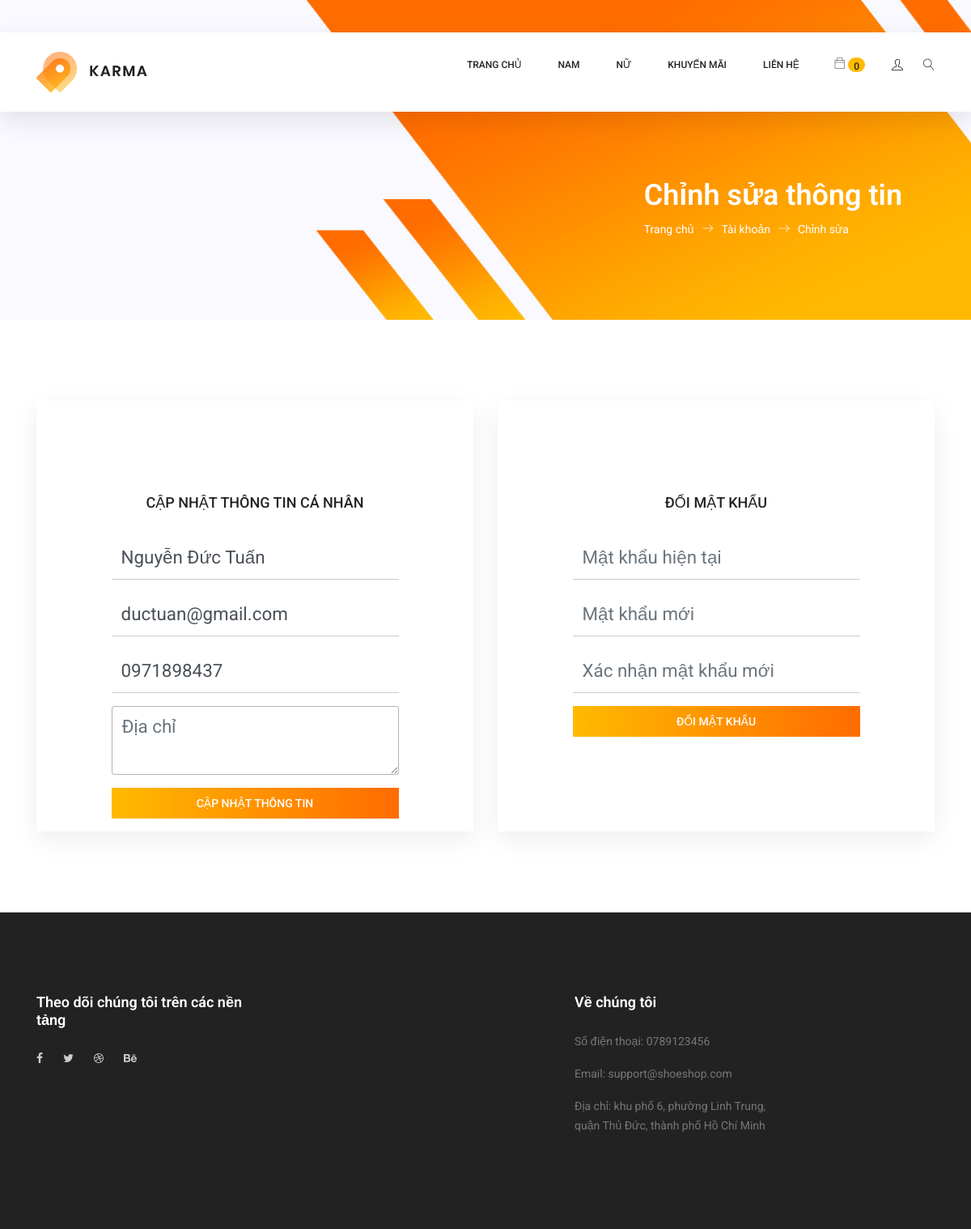
Page /user/account/edit (signed in) on the committed database.
### tables this page shows
CREATE TABLE `users` (
  `user_id` int(11) NOT NULL,
  `email` varchar(100) NOT NULL,
  `password_hash` varchar(255) NOT NULL,
  `full_name` varchar(100) DEFAULT NULL,
  `phone_number` varchar(20) DEFAULT NULL,
  `address` text DEFAULT NULL,
  `avatar_url` varchar(255) DEFAULT NULL,
  `created_at` timestamp NOT NULL DEFAULT current_timestamp(),
  `last_login` timestamp NULL DEFAULT NULL,
  `is_active` tinyint(1) DEFAULT 1,
  `dob` date DEFAULT NULL
);

### app/controllers/user/AccountController.php (called while the page is built, shortened)
<?php
require_once 'app/models/UserModel.php';
class AccountController {
    private $userModel;
    public function __construct($db) {
        $this->userModel = new UserModel($db);
    }
    public function edit() {
        $user_id = $_SESSION['user']['user_id'] ?? null;
        $user = $this->userModel->getUserById($user_id);
        require_once 'app/views/user/account/edit.php';
    }
}

### index.php (called while the page is built, shortened)
<?php
$database = new Database();
$db = $database->getConnection();
$requestUri = str_replace(BASE_URL, '/', parse_url($_SERVER['REQUEST_URI'], PHP_URL_PATH));
$requestMethod = $_SERVER['REQUEST_METHOD'];
$router = new Router($db);
$router->dispatch($requestUri, $requestMethod);

### app/models/UserModel.php (called while the page is built, shortened)
<?php
class UserModel {
    private $conn;
    private $table = "users";
    public function __construct($db) {
        $this->conn = $db;
    }
    public function getUserById($user_id) {
        $query = "SELECT user_id, email, full_name, phone_number, address, avatar_url
                  FROM " . $this->table . "
                  WHERE user_id = :user_id LIMIT 1";
        $stmt = $this->conn->prepare($query);
        $stmt->bindParam(":user_id", $user_id);
        $stmt->execute();
        return $stmt->fetch(PDO::FETCH_ASSOC);
    }
}

### app/views/user/account/edit.php (the view, shortened to what this page needs)
<?php include_once 'app/views/sharesuser/header.php'; ?>
<section class="banner-area organic-breadcrumb">
    <div class="container">
        <div class="breadcrumb-banner d-flex flex-wrap align-items-center justify-content-end">
            <div class="col-first">
                <h1>Chỉnh sửa thông tin</h1>
                <nav class="d-flex align-items-center">
                    <a href="<?php echo BASE_URL; ?>">Trang chủ<span class="lnr lnr-arrow-right"></span></a>
                    <a href="<?php echo BASE_URL; ?>user/account">Tài khoản<span class="lnr lnr-arrow-right"></span></a>
                    <a href="<?php echo BASE_URL; ?>user/account/edit">Chỉnh sửa</a>
                </nav>
            </div>
        </div>
    </div>
</section>
<section class="login_box_area section_gap">
    <div class="container">
        <div class="row">
            <div class="col-lg-6">
                <div class="login_form_inner">
                    <h3>Cập nhật thông tin cá nhân</h3>
                    <form class="row login_form" action="<?php echo BASE_URL; ?>user/account/updateProfile" method="post" id="profileForm">
                        <div class="col-md-12 form-group">
                            <input type="text" class="form-control" name="full_name" placeholder="Họ tên"
                                value="<?php echo htmlspecialchars($user['full_name']); ?>" required>
                        </div>
                        <div class="col-md-12 form-group">
                            <input type="email" class="form-control" name="email" placeholder="Email"
                                value="<?php echo htmlspecialchars($user['email']); ?>" required>
                        </div>
                        <div class="col-md-12 form-group">
                            <input type="text" class="form-control" name="phone" placeholder="Số điện thoại"
                                value="<?php echo htmlspecialchars($user['phone_number'] ?? ''); ?>">
                        </div>
                        <div class="col-md-12 form-group">
                            <textarea class="form-control" name="address" placeholder="Địa chỉ"><?php echo htmlspecialchars($user['address'] ?? ''); ?></textarea>
                        </div>
                        <div class="col-md-12 form-group">
                            <button type="submit" class="primary-btn">Cập nhật thông tin</button>
                        </div>
                    </form>
                </div>
            </div>
            <div class="col-lg-6">
                <div class="login_form_inner">
                    <h3>Đổi mật khẩu</h3>
                    <form class="row login_form" action="<?php echo BASE_URL; ?>user/account/changePassword" method="post" id="passwordForm">
                        <div class="col-md-12 form-group">
                            <input type="password" class="form-control" name="current_password"
                                placeholder="Mật khẩu hiện tại" required>
                        </div>
                        <div class="col-md-12 form-group">
                            <input type="password" class="form-control" name="new_password"
                                placeholder="Mật khẩu mới" required>
                        </div>
                        <div class="col-md-12 form-group">
                            <input type="password" class="form-control" name="confirm_password"
                                placeholder="Xác nhận mật khẩu mới" required>
                        </div>
                        <div class="col-md-12 form-group">
                            <button type="submit" class="primary-btn">Đổi mật khẩu</button>
                        </div>
                    </form>
                </div>
            </div>
        </div>
    </div>
</section>
<?php include_once 'app/views/sharesuser/footer.php'; ?>

### rows in the picture
users: full_name "Nguyễn Đức Tuấn", email "ductuan@gmail.com", phone "0971898437"
